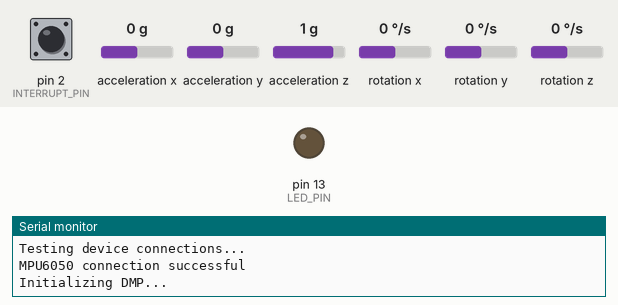
Recording of a sketch running on a simulated Arduino Uno, built with avr-gcc and run on an emulated ATmega328P. Parts: output pins drawn as LEDs (lit = HIGH), the last lines printed to the serial monitor. Dashed ring = blinking. The inputs (shaded band) are chosen by the test bench; at power-on: acceleration x 0 g, acceleration y 0 g, acceleration z 1 g, pin 2 (INTERRUPT_PIN) LOW, rotation x 0 °/s, rotation y 0 °/s, rotation z 0 °/s. The sensor or clock chip raises its interrupt line as the real part does.

Above: at 0.1 s.
At 1.29 s:
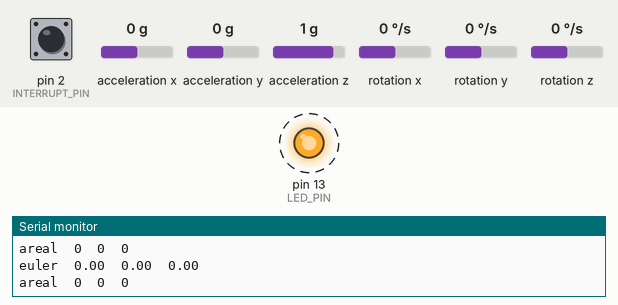
1.8 s: acceleration x set to -1.4 g
At 1.98 s:
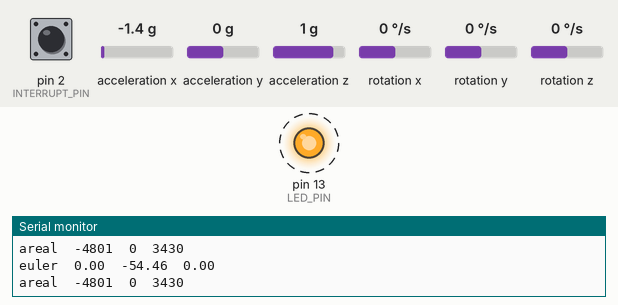
4.8 s: acceleration y set to 0.8 g
7.8 s: acceleration z set to -1.4 g
Timing chart, 0 to 16.8 s (numbered marks = the images above; inputs shaded):
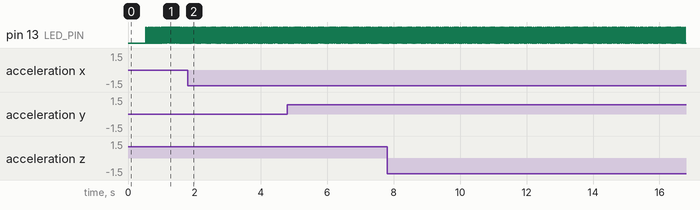

The sketch:

motion-ble.ino
```cpp
/*
  Sends data from acclerometer MPU6050 via Bluetooth LE

  Based on I2C device class (I2Cdev) demonstration Arduino sketch for MPU6050 class using DMP (MotionApps v2.0) by Jeff Rowberg <jeff@rowberg.net> https://github.com/jrowberg/i2cdevlib
*/

#include <SimpleTimer.h>
SimpleTimer BTtimer;
#include <AltSoftSerial.h>
AltSoftSerial BTSerial;

// I2Cdev and MPU6050 must be installed as libraries, or else the .cpp/.h files
// for both classes must be in the include path of your project

#include "I2Cdev.h" // Changed I2CDEV_IMPLEMENTATION to I2CDEV_BUILTIN_FASTWIRE

#include "MPU6050_6Axis_MotionApps20.h"

MPU6050 mpu;

#define OUTPUT_READABLE_EULER
#define OUTPUT_READABLE_REALACCEL

#define INTERRUPT_PIN 2  // use pin 2 on Arduino Uno & most boards
#define LED_PIN 13 // (Arduino is 13, Teensy is 11, Teensy++ is 6)
bool blinkState = false;

// MPU control/status vars
bool dmpReady = false;  // set true if DMP init was successful
uint8_t mpuIntStatus;   // holds actual interrupt status byte from MPU
uint8_t devStatus;      // return status after each device operation (0 = success, !0 = error)
uint16_t packetSize;    // expected DMP packet size (default is 42 bytes)
uint16_t fifoCount;     // count of all bytes currently in FIFO
uint8_t fifoBuffer[64]; // FIFO storage buffer

// orientation/motion vars
Quaternion q;           // [w, x, y, z]         quaternion container
VectorInt16 aa;         // [x, y, z]            accel sensor measurements
VectorInt16 aaReal;     // [x, y, z]            gravity-free accel sensor measurements
VectorInt16 aaWorld;    // [x, y, z]            world-frame accel sensor measurements
VectorFloat gravity;    // [x, y, z]            gravity vector
float euler[3];         // [psi, theta, phi]    Euler angle container
float ypr[3];           // [yaw, pitch, roll]   yaw/pitch/roll container and gravity vector


// ================================================================
// ===               INTERRUPT DETECTION ROUTINE                ===
// ================================================================

volatile bool mpuInterrupt = false;     // indicates whether MPU interrupt pin has gone high
void dmpDataReady() {
    mpuInterrupt = true;
}


// ================================================================
// ===                      INITIAL SETUP                       ===
// ================================================================

void setup(){

  Serial.begin( 115200 );
  BTSerial.begin( 9600 ); // Trick to make it work on a 8MHz Pro Mini. Use 9600 for 16MHz boards like Uno

  Fastwire::setup(400, true);

  // initialize device
  Serial.println(F("Initializing I2C devices..."));

  mpu.initialize();
  pinMode(INTERRUPT_PIN, INPUT);

  // verify connection
  Serial.println(F("Testing device connections..."));
  Serial.println(mpu.testConnection() ? F("MPU6050 connection successful") : F("MPU6050 connection failed"));

  // load and configure the DMP
  Serial.println(F("Initializing DMP..."));

  devStatus = mpu.dmpInitialize();

  // supply your own gyro offsets here, scaled for min sensitivity
  mpu.setXGyroOffset(220);
  mpu.setYGyroOffset(76);
  mpu.setZGyroOffset(-85);
  mpu.setZAccelOffset(-2548);

  // make sure it worked (returns 0 if so)
  if (devStatus == 0) {
      // turn on the DMP, now that it's ready
      Serial.println(F("Enabling DMP..."));
      mpu.setDMPEnabled(true);

      // enable Arduino interrupt detection
      Serial.println(F("Enabling interrupt detection (Arduino external interrupt 0)..."));
      attachInterrupt(digitalPinToInterrupt(INTERRUPT_PIN), dmpDataReady, RISING);
      mpuIntStatus = mpu.getIntStatus();

      // set our DMP Ready flag so the main loop() function knows it's okay to use it
      Serial.println(F("DMP ready! Waiting for first interrupt..."));
      dmpReady = true;

      // get expected DMP packet size for later comparison
      packetSize = mpu.dmpGetFIFOPacketSize();
  } else {
      // ERROR!
      // 1 = initial memory load failed
      // 2 = DMP configuration updates failed
      // (if it's going to break, usually the code will be 1)
      Serial.print(F("DMP Initialization failed (code "));
      Serial.print(devStatus);
      Serial.println(F(")"));
  }

  // configure LED for output
  pinMode(LED_PIN, OUTPUT);

  BTtimer.setInterval( 50, sendData );

}

// ================================================================
// ===                    MAIN PROGRAM LOOP                     ===
// ================================================================

void loop(){

  // if programming failed, don't try to do anything
    if (!dmpReady) return;

    // wait for MPU interrupt or extra packet(s) available
    while (!mpuInterrupt && fifoCount < packetSize) {
    }

    // reset interrupt flag and get INT_STATUS byte
    mpuInterrupt = false;
    mpuIntStatus = mpu.getIntStatus();

    // get current FIFO count
    fifoCount = mpu.getFIFOCount();

    // check for overflow (this should never happen unless our code is too inefficient)
    if ((mpuIntStatus & 0x10) || fifoCount == 1024) {
        // reset so we can continue cleanly
        mpu.resetFIFO();
        Serial.println(F("FIFO overflow!"));

    // otherwise, check for DMP data ready interrupt (this should happen frequently)
    } else if (mpuIntStatus & 0x02) {
        // wait for correct available data length, should be a VERY short wait
        while (fifoCount < packetSize) fifoCount = mpu.getFIFOCount();

        // read a packet from FIFO
        mpu.getFIFOBytes(fifoBuffer, packetSize);

        // track FIFO count here in case there is > 1 packet available
        // (this lets us immediately read more without waiting for an interrupt)
        fifoCount -= packetSize;

        #ifdef OUTPUT_READABLE_QUATERNION
            // display quaternion values in easy matrix form: w x y z
            mpu.dmpGetQuaternion(&q, fifoBuffer);
            Serial.print("quat\t");
            Serial.print(q.w);
            Serial.print("\t");
            Serial.print(q.x);
            Serial.print("\t");
            Serial.print(q.y);
            Serial.print("\t");
            Serial.println(q.z);
        #endif

        #ifdef OUTPUT_READABLE_EULER
            // display Euler angles in degrees
            mpu.dmpGetQuaternion(&q, fifoBuffer);
            mpu.dmpGetEuler(euler, &q);
            Serial.print("euler\t");
            Serial.print(euler[0] * 180/M_PI);
            Serial.print("\t");
            Serial.print(euler[1] * 180/M_PI);
            Serial.print("\t");
            Serial.println(euler[2] * 180/M_PI);
        #endif

        #ifdef OUTPUT_READABLE_YAWPITCHROLL
            // display Euler angles in degrees
            mpu.dmpGetQuaternion(&q, fifoBuffer);
            mpu.dmpGetGravity(&gravity, &q);
            mpu.dmpGetYawPitchRoll(ypr, &q, &gravity);
            Serial.print("ypr\t");
            Serial.print(ypr[0] * 180/M_PI);
            Serial.print("\t");
            Serial.print(ypr[1] * 180/M_PI);
            Serial.print("\t");
            Serial.println(ypr[2] * 180/M_PI);
        #endif

        #ifdef OUTPUT_READABLE_REALACCEL
            // display real acceleration, adjusted to remove gravity
            mpu.dmpGetQuaternion(&q, fifoBuffer);
            mpu.dmpGetAccel(&aa, fifoBuffer);
            mpu.dmpGetGravity(&gravity, &q);
            mpu.dmpGetLinearAccel(&aaReal, &aa, &gravity);
            Serial.print("areal\t");
            Serial.print(aaReal.x);
            Serial.print("\t");
            Serial.print(aaReal.y);
            Serial.print("\t");
            Serial.println(aaReal.z);
        #endif

        #ifdef OUTPUT_READABLE_WORLDACCEL
            // display initial world-frame acceleration, adjusted to remove gravity
            // and rotated based on known orientation from quaternion
            mpu.dmpGetQuaternion(&q, fifoBuffer);
            mpu.dmpGetAccel(&aa, fifoBuffer);
            mpu.dmpGetGravity(&gravity, &q);
            mpu.dmpGetLinearAccel(&aaReal, &aa, &gravity);
            mpu.dmpGetLinearAccelInWorld(&aaWorld, &aaReal, &q);
            Serial.print("aworld\t");
            Serial.print(aaWorld.x);
            Serial.print("\t");
            Serial.print(aaWorld.y);
            Serial.print("\t");
            Serial.println(aaWorld.z);
        #endif

        // blink LED to indicate activity
        blinkState = !blinkState;
        digitalWrite(LED_PIN, blinkState);
    }


  BTtimer.run();
}

void sendData() {
  BTSerial.print("<");
  BTSerial.print(euler[0]);
  BTSerial.print("_");
  BTSerial.print(euler[1]);
  BTSerial.print("_");
  BTSerial.print(euler[2]);
  BTSerial.print("_");
  BTSerial.print(aaReal.x + aaReal.y + aaReal.z);
  BTSerial.print(">");
}
```

Measured:
- after the input at 1.8 s, pin 13 (LED_PIN): alternates HIGH for 0.04 s and LOW for 0.04 s, starting after 0.15 s
- by itself, pin 13 (LED_PIN): alternates HIGH for 0.01 s and LOW for 0.02 s
